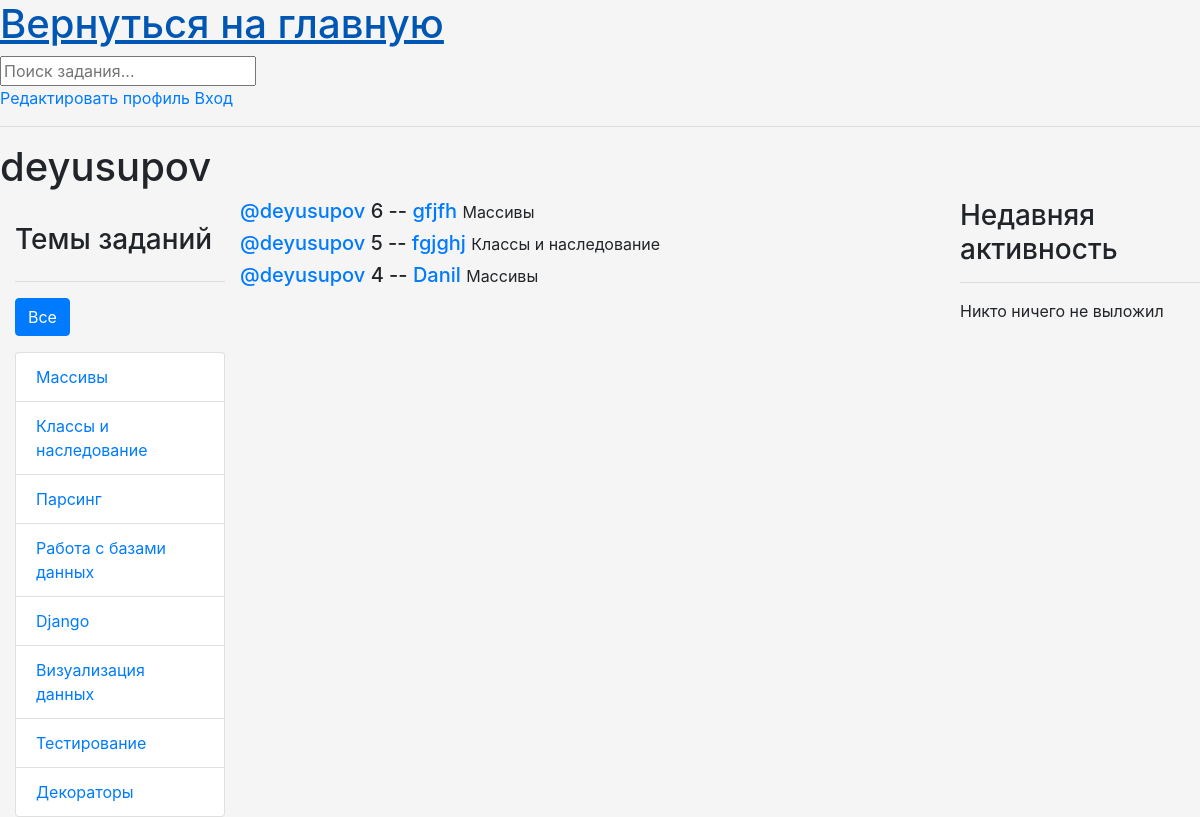
Screenshot of /profile/3/ with the database file from the repository.
### base/models.py (models this page shows, shortened)
class User(AbstractUser):
    name = models.CharField(max_length=200, null=True)
    email = models.EmailField(unique=True, null=True)
    bio = models.TextField(null=True)
    ROLE_CHOICES = [
        ('admin', 'Admin'),
        ('user', 'User'),
    ]
    role = models.CharField(max_length=5, choices=ROLE_CHOICES, default='user')
    avatar = models.ImageField(null=True, default='avatar.svg')
    USERNAME_FIELD = 'email'
    REQUIRED_FIELDS = []

class Topic(models.Model):
    name = models.CharField(max_length = 200)

class Task(models.Model):
    host = models.ForeignKey(User, on_delete = models.SET_NULL, null = True)
    topic = models.ForeignKey(Topic, on_delete = models.SET_NULL, null = True)
    name = models.CharField(max_length = 200)
    description = models.TextField(null = True, blank = True)
    participants = models.ManyToManyField(User, related_name = 'participants', blank = True)
    updated = models.DateTimeField(auto_now = True)
    created = models.DateTimeField(auto_now_add = True)
    class Meta:
        ordering=['-updated','-created']

### base/views.py (the view)
# urls.py: path('profile/<str:pk>/', views.userProfile, name="user-profile"),
def userProfile(request, pk):
    user = User.objects.get(id = pk)
    tasks = user.task_set.all()
    task_messages = user.message_set.all()
    topics = Topic.objects.all()
    context = {'user': user, 'tasks': tasks,
               'task_messages': task_messages, 'topics': topics}
    return render(request, 'base/profile.html', context)

### base/templates/base/profile.html (shortened to what this page needs)
{% extends 'main.html' %}
{% block content %}
<h1>{{user.username}}</h1>
<div class="profile-container">
    <div>
        {% include 'base/topics_component.html' %}
    </div>
    <div>
        {% include 'base/feed_component.html' %}
    </div>
    <div>
        {% include 'base/activity_component.html' %}
    </div>
</div>
{% endblock content %}

### base/templates/base/topics_component.html
<div class="container mt-4">
    <h3 class="mb-4">Темы заданий</h3>
    <hr>
    <div class="d-flex justify-content-between mb-3">
        <a href="{% url 'home' %}" class="btn btn-primary">Все</a>
    </div>
    <ul class="list-group">
        {% for topic in topics %}
          <li class="list-group-item {% if topic.name == selected_topic %}active{% endif %}">
            <a href="{% url 'home' %}?q={{ topic.name }}" class="stretched-link">
              {{ topic.name }}
            </a>
          </li>
        {% endfor %}
      </ul>
</div>

### base/templates/base/feed_component.html (shortened to what this page needs)
{% for task in tasks %}
<div>
  <h5>
    <a href="{% url 'user-profile' task.host.id %}"> @{{task.host.username}}</a>
    {{task.id}} -- <a href="{% url 'task' task.id %}"> {{task.name}}</a>
    <small>{{task.topic.name}}</small>
  </h5>
</div>
{% endfor %}

### static/styles/main.css (style rules this page uses)
.body { background-color: whitesmoke; }

### base/templates/base/profile.html (style rules this page uses)
.profile-container { display: grid; grid-template-columns: 1fr 3fr 1fr; }

### rows the page displays
User: username "deyusupov"
Topic: name "Массивы"
Topic: name "Классы и наследование"
Topic: name "Парсинг"
Topic: name "Работа с базами данных"
Topic: name "Django"
Topic: name "Визуализация данных"
Topic: name "Тестирование"
Topic: name "Декораторы"
Task: host.username "deyusupov", id "6", name "gfjfh", topic.name "Массивы"
Task: host.username "deyusupov", id "5", name "fgjghj", topic.name "Классы и наследование"
Task: host.username "deyusupov", id "4", name "Danil", topic.name "Массивы"
